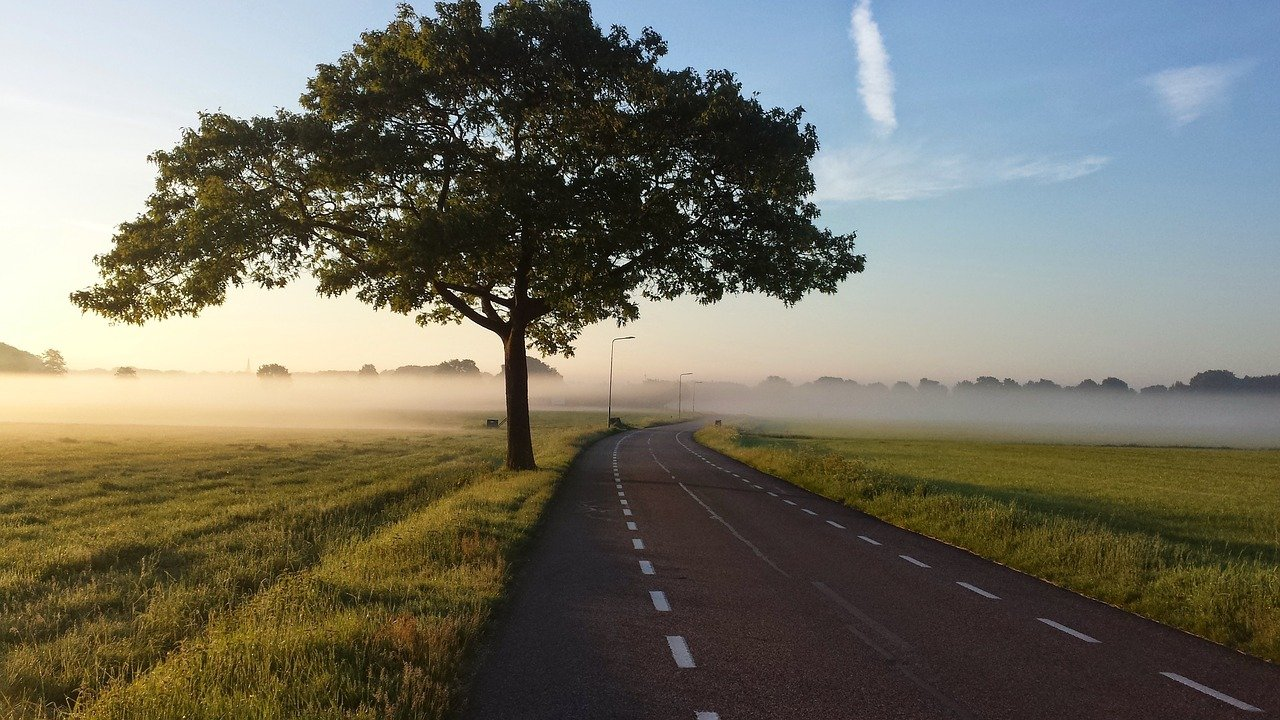
#> input picture OpenCV101/road2.jpg, 1280 x 720 px
$ python Addding2Images.py
#> lines starting #> are read from the running program, lines starting #| are printed output that depends on the picture
import cv2 as cv
import numpy as np
import imutils

# Read and display first image
image = cv.imread('road2.jpg')
#> image is the input picture: shape (720, 1280, 3); mean B, G, R 101.7, 114.6, 116.3

#Resizing the image to 500 pixels wide but to prevent resized image from being skewed/distorted we need to
#calculate the aspect ratio of new width to old width
pix = 616.0
dim = (int(pix+200.0), int(pix))

#perform resizing of image
resizedIm1 = cv.resize(image, dim, interpolation=cv.INTER_AREA)
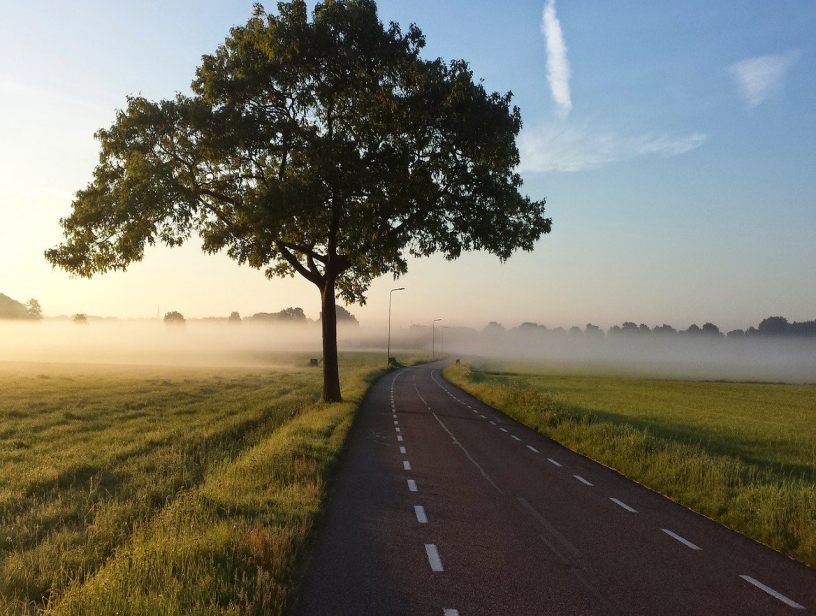
#> resizedIm1: shape (616, 816, 3); mean B, G, R 101.7, 114.6, 116.3
cv.imshow('Resized1', resizedIm1)
cv.waitKey(0)

# Read and display second image
image2 = cv.imread('road3.jpg')
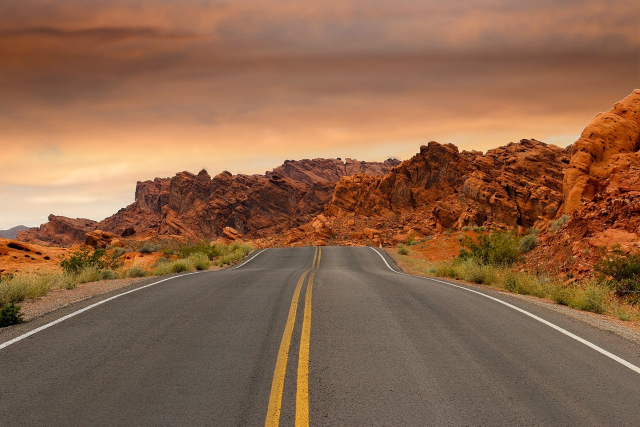
#> input picture OpenCV101/road3.jpg, 1280 x 853 px (shown at 1/2 size)
#> image2 is the input picture: shape (853, 1280, 3); mean B, G, R 75.2, 102, 141.2

#Resizing the image to 500 pixels wide but to prevent resized image from being skewed/distorted we need to
#calculate the aspect ratio of new width to old width
pix = 616.0
dim = (int(pix+200.0), int(pix))

#perform resizing of image
resizedIm2 = cv.resize(image2, dim, interpolation=cv.INTER_AREA)
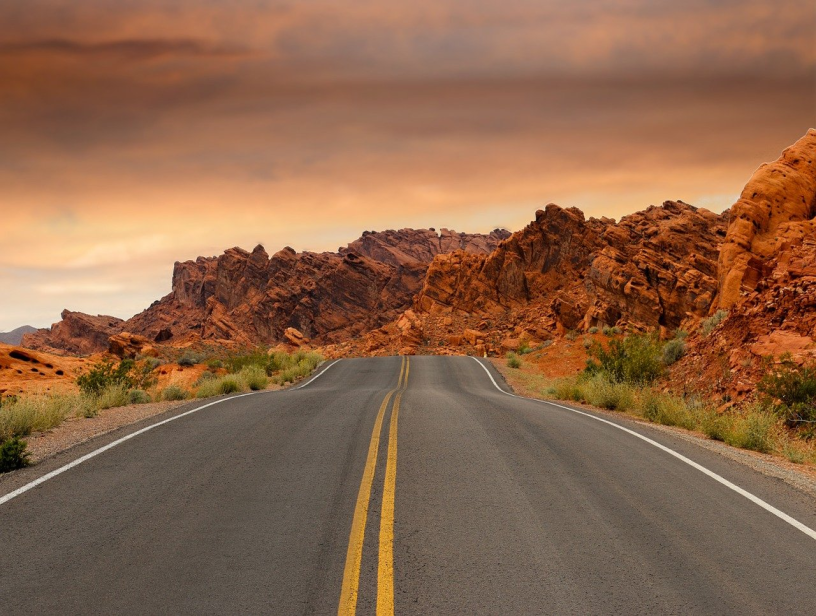
#> resizedIm2: shape (616, 816, 3); mean B, G, R 75.2, 102, 141.2
cv.imshow('Resized2', resizedIm2)
cv.waitKey(0)

print(resizedIm1.shape)
#| (616, 816, 3)
print(resizedIm2.shape)
#| (616, 816, 3)

# adding both images using opencv add function
finalCV = cv.add(resizedIm1, resizedIm2)
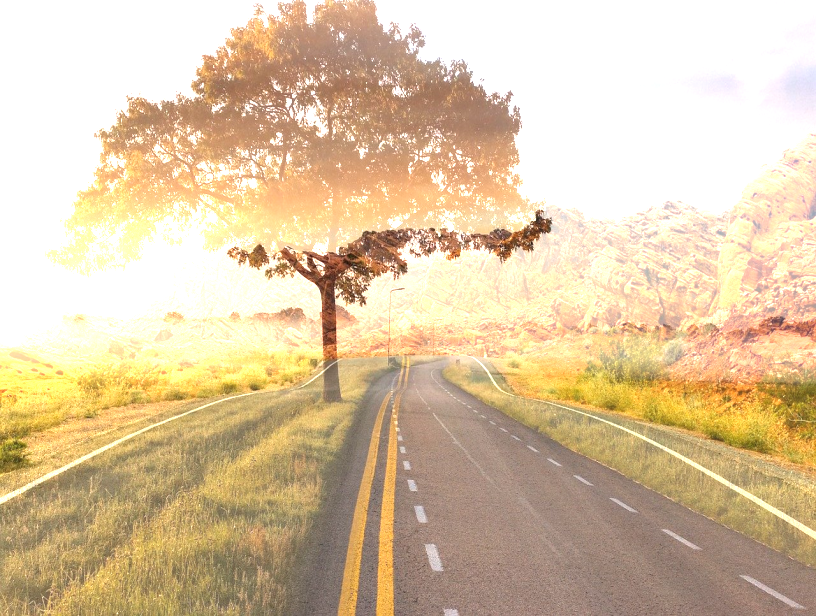
#> finalCV: shape (616, 816, 3); mean B, G, R 163.6, 197.1, 219.2
cv.imshow('finalCV', finalCV)
cv.waitKey(0)

# adding both images using np add
finalnp = resizedIm1 + resizedIm2
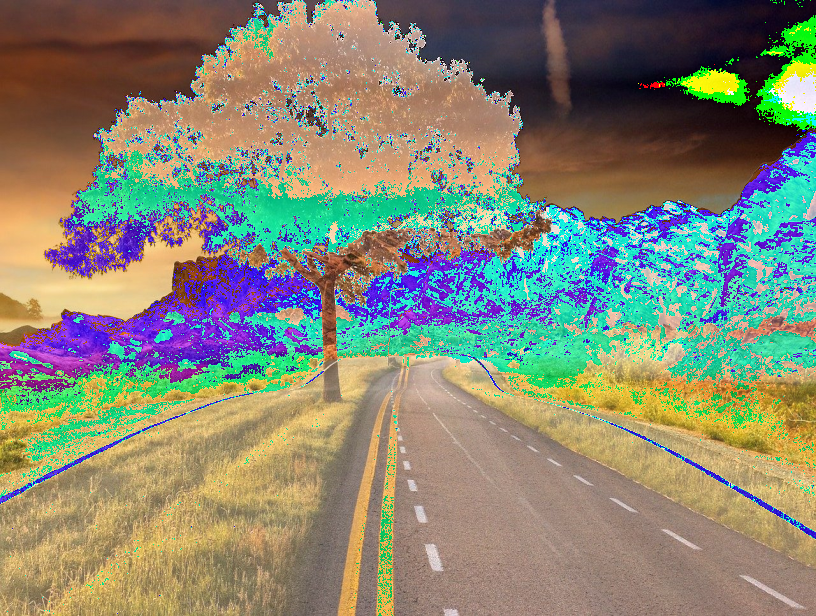
#> finalnp: shape (616, 816, 3); mean B, G, R 114.8, 134.9, 134.6
cv.imshow('finalnp', finalnp)
cv.waitKey(0)
